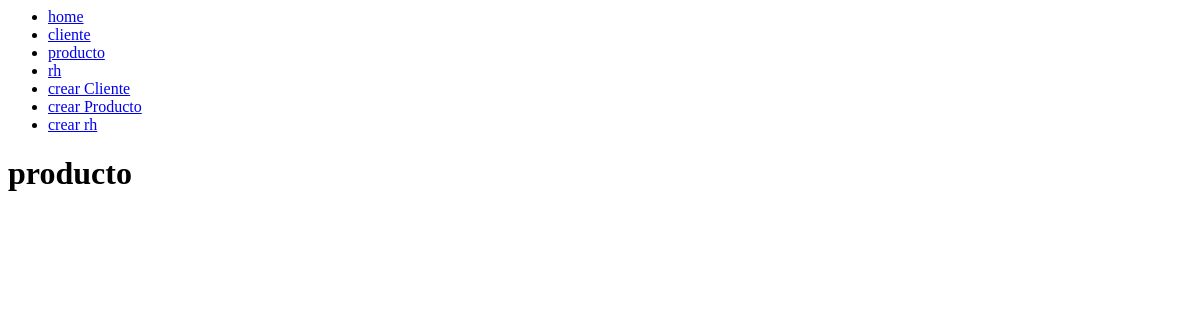
The app's page /producto/, older data.
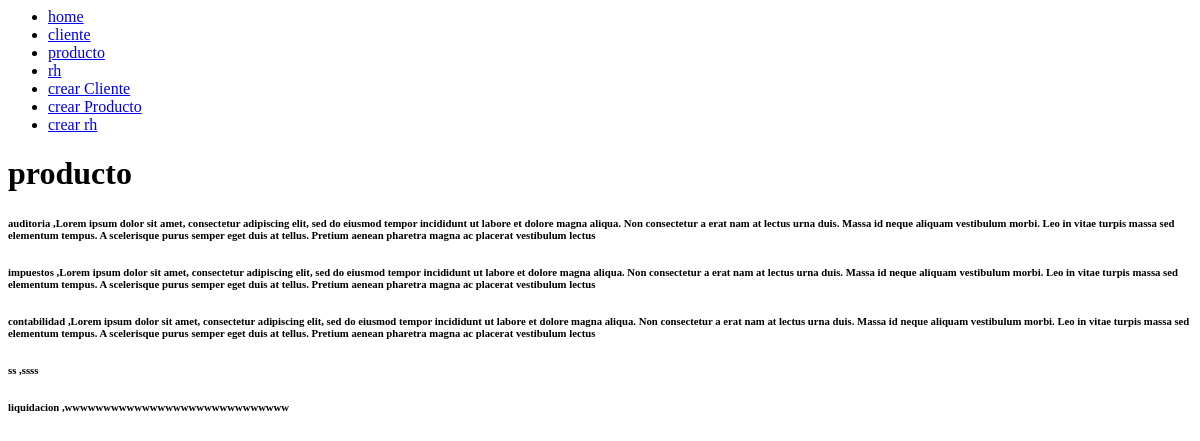
The same page, newer data.
### Appcoder/models.py (models this page shows)
class Producto(models.Model):
    Nombre = models.CharField(max_length=100)
    categoria = models.TextField()

### Appcoder/views.py (the view)
# urls.py: path('producto/',views.producto),
def producto(request):
      productos = Producto.objects.all()
      return render (request,'producto.html',{
        'productos':productos
    })

### Appcoder/templates/producto.html
{% extends 'index.html' %}
{% block content %}
<h1>  producto</h1>
    {%for producto in productos%}
      <h6>{{producto.Nombre}} ,{{producto.categoria}} </h6>
    {%endfor%}
{% endblock  %}

Row changes from the older to the newer data that the page shows:
added Producto: Nombre "auditoria", categoria "Lorem ipsum dolor sit amet, consectetur adipiscing elit, sed do eiusmod tempor incididunt ut labore et dolore magna aliqua. Non consectetur a erat nam at lectus urna duis. Massa id neque aliquam vestibulum morbi. Leo in vitae turpis massa sed elementum tempus. A scelerisque purus semper eget duis at tellus. Pretium aenean pharetra magna ac placerat vestibulum lectus"
added Producto: Nombre "impuestos", categoria "Lorem ipsum dolor sit amet, consectetur adipiscing elit, sed do eiusmod tempor incididunt ut labore et dolore magna aliqua. Non consectetur a erat nam at lectus urna duis. Massa id neque aliquam vestibulum morbi. Leo in vitae turpis massa sed elementum tempus. A scelerisque purus semper eget duis at tellus. Pretium aenean pharetra magna ac placerat vestibulum lectus"
added Producto: Nombre "contabilidad", categoria "Lorem ipsum dolor sit amet, consectetur adipiscing elit, sed do eiusmod tempor incididunt ut labore et dolore magna aliqua. Non consectetur a erat nam at lectus urna duis. Massa id neque aliquam vestibulum morbi. Leo in vitae turpis massa sed elementum tempus. A scelerisque purus semper eget duis at tellus. Pretium aenean pharetra magna ac placerat vestibulum lectus"
added Producto: Nombre "ss", categoria "ssss"
added Producto: Nombre "liquidacion", categoria "wwwwwwwwwwwwwwwwwwwwwwwwwwwww"
